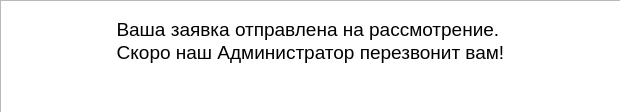
<?xml version="1.0" encoding="UTF-8"?>
<ui version="4.0">
 <class>Form</class>
 <widget class="QWidget" name="Form">
  <property name="geometry">
   <rect>
    <x>0</x>
    <y>0</y>
    <width>620</width>
    <height>112</height>
   </rect>
  </property>
  <property name="windowTitle">
   <string>Form</string>
  </property>
  <widget class="QTextBrowser" name="textBrowser">
   <property name="geometry">
    <rect>
     <x>0</x>
     <y>0</y>
     <width>621</width>
     <height>241</height>
    </rect>
   </property>
   <property name="html">
    <string>&lt;!DOCTYPE HTML PUBLIC &quot;-//W3C//DTD HTML 4.0//EN&quot; &quot;http://www.w3.org/TR/REC-html40/strict.dtd&quot;&gt;
&lt;html&gt;&lt;head&gt;&lt;meta name=&quot;qrichtext&quot; content=&quot;1&quot; /&gt;&lt;style type=&quot;text/css&quot;&gt;
p, li { white-space: pre-wrap; }
&lt;/style&gt;&lt;/head&gt;&lt;body style=&quot; font-family:'MS Shell Dlg 2'; font-size:7.8pt; font-weight:400; font-style:normal;&quot;&gt;
&lt;p align=&quot;center&quot; style=&quot;-qt-paragraph-type:empty; margin-top:0px; margin-bottom:0px; margin-left:0px; margin-right:0px; -qt-block-indent:0; text-indent:0px;&quot;&gt;&lt;br /&gt;&lt;/p&gt;
&lt;p align=&quot;center&quot; style=&quot; margin-top:0px; margin-bottom:0px; margin-left:0px; margin-right:0px; -qt-block-indent:0; text-indent:0px;&quot;&gt;&lt;span style=&quot; font-size:14pt;&quot;&gt;Ваша заявка отправлена на рассмотрение. &lt;/span&gt;&lt;/p&gt;
&lt;p align=&quot;center&quot; style=&quot; margin-top:0px; margin-bottom:0px; margin-left:0px; margin-right:0px; -qt-block-indent:0; text-indent:0px;&quot;&gt;&lt;span style=&quot; font-size:14pt;&quot;&gt;Скоро наш Администратор перезвонит вам!&lt;/span&gt;&lt;/p&gt;&lt;/body&gt;&lt;/html&gt;</string>
   </property>
  </widget>
 </widget>
 <resources/>
 <connections/>
</ui>
